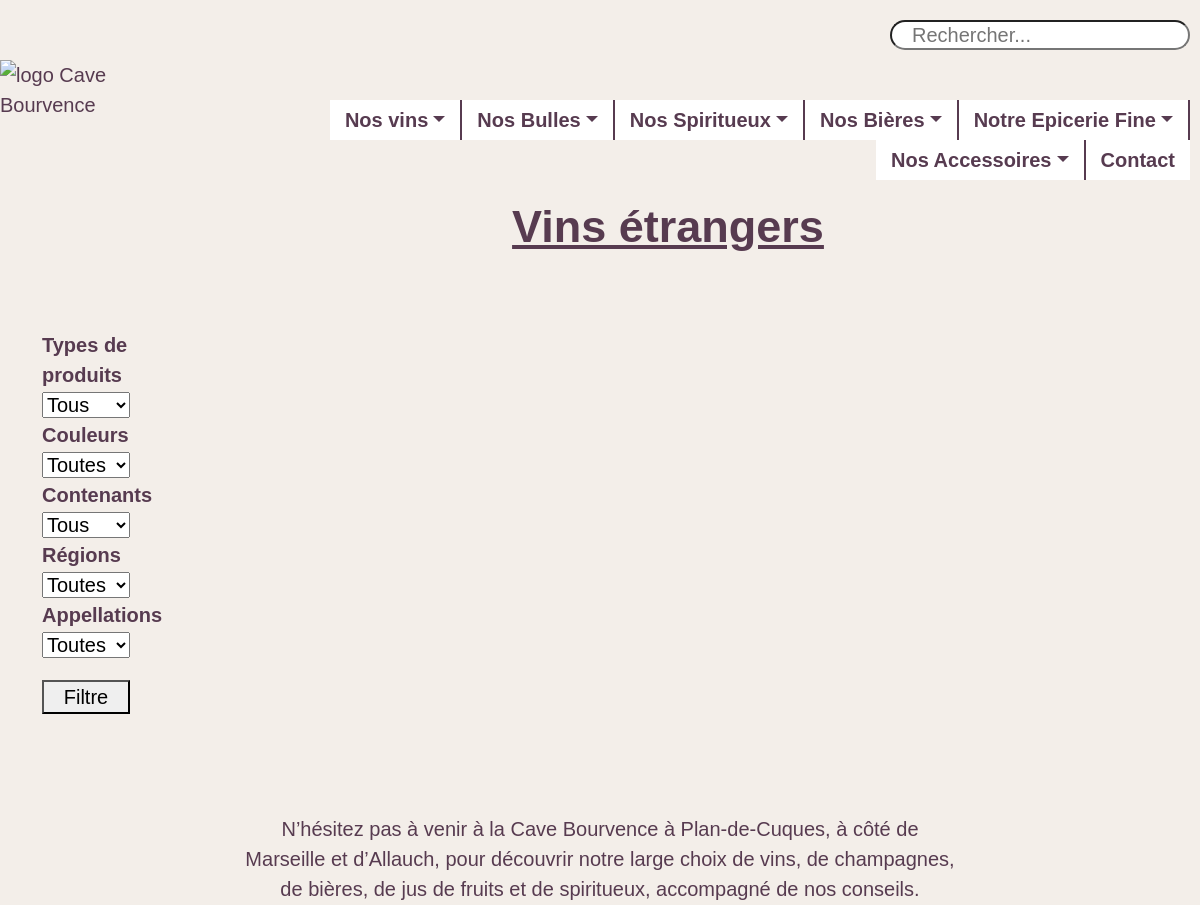
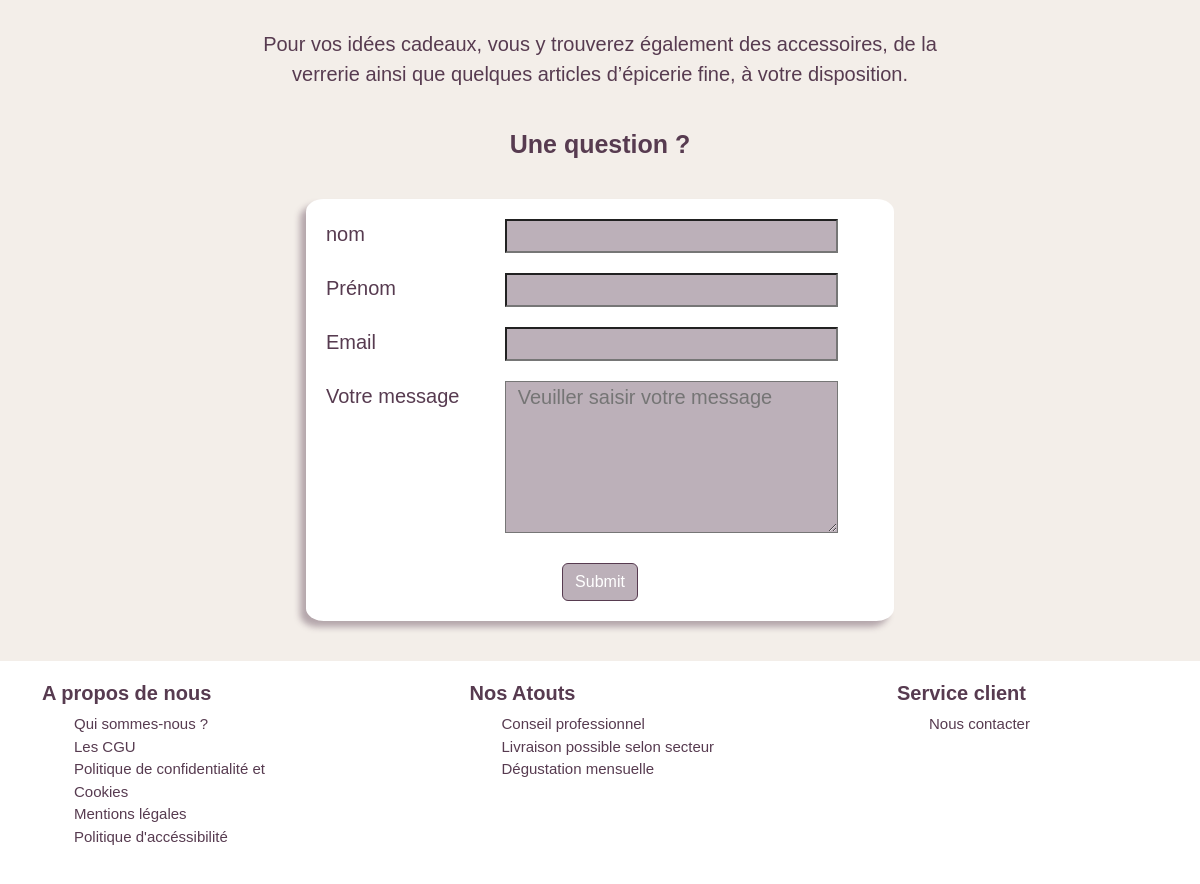
/views/strangers.php, run on the app's committed database (2 pictures, top to bottom).
### tables this page shows
CREATE TABLE IF NOT EXISTS `families` (
  `family_id` INT(11) NOT NULL AUTO_INCREMENT,
  `family_name` VARCHAR(45) NOT NULL,
  PRIMARY KEY (`family_id`));

### class/ProductManager.php (called while the page is built, shortened)
<?php
class ProductManager {
	private $_db;
	public function setDb(PDO $dbh) {
		$this->_db = $dbh;
	}
	public function getFamily($family_id = "") {
		if(empty($family_id)) {
			$sql = "SELECT family_id, family_name FROM families ORDER BY family_id ASC";
			$stmt = $this->_db->prepare($sql);
		} elseif (is_int($family_id)) {
			$sql = 'SELECT P.family_id, family_name FROM families F WHERE P.family_id = F.family_id GROUP BY family_id ORDER BY family_name ASC';
			$stmt = $this->_db->prepare($sql);
			$stmt->bindparam(':family_id', $family_id);
		}
		$stmt->execute();
		while ($row = $stmt->fetch(PDO::FETCH_ASSOC)) {
			$result[] = $row;
		}
		return $result;
	}
}

### process/process_cookie.php (called while the page is built, shortened)
<?php
$stats = new StatManager($db);
if(isset($_COOKIE['visite'])) {
	$cookie_value = $_COOKIE['visite'];
	$cookie_values = unserialize($cookie_value);
	$web_user_id = $cookie_values->getWeb_user_id('web_user_id');
	$web_user_visit = $cookie_values->getWeb_user_visit('web_user_visit');
	$web_user_visit = $cookie_values->setWeb_user_visit($web_user_visit+1);
	$stat_data = serialize($cookie_values);
	$stat_data = unserialize($stat_data);
	$stats->updateStat($stat_data);
} else {
	$web_user_id = uniqid();
	$nombre_visite = 1;
	$user_stat['web_user_id'] = $web_user_id;
	$user_stat['web_user_visit'] = $nombre_visite;
	$stat_data = serialize($user_stat);
	$stat_data = new Stat($user_stat);
}
$result = serialize($stat_data);
?>

### views/filter.php (the view, shortened to what this page needs)
<form class="col-lg-6 col-md-12" method="POST" action="/bourvence/process/process_filter.php">
    <label class="col-12" for="family">Types de produits</label>
    <select class="col-12" name="family" id="family">
        <option value="">Tous</option>
    </select>
    <label class="col-12" for="color">Couleurs</label>
    <select class="col-12" name="color" id="color">
        <option value="">Toutes</option>
    </select>
    <label class="col-12" for="cont">Contenants</label>
    <select class="col-12" name="cont" id="cont">
        <option value="">Tous</option>
    </select>
    <label class="col-12" for="region">Régions</label>
    <select class="col-12" name="region" id="region">
        <option value="">Toutes</option>
    </select>
    <label class="col-12" for="appell">Appellations</label>
    <select class="col-12" name="appell" id="appell">
        <option value="">Toutes</option>
    </select>
    <button class="btn-filter col-sm-12" type="submit" name="submitFilter">Filtre</button>
</form>

### views/nav.php (shortened to what this page needs)
<?php
$products = new ProductManager($db);
$families = $products->getFamily();
?>
<header id="container-fluid">
	<nav class="navbar navbar-expand-lg">
		<div id="logo">
			<a href="/bourvence/index.php"><img class="logo" src="/bourvence/img/logo_bourvence.png" alt="logo Cave Bourvence" height="130" width="280"></a>
		</div>
		<div class="collapse navbar-collapse flex-column" id="navbarSupportedContent">
			<form action="/bourvence/process/process_search.php" method="POST" class="search" id="searchForm">
				<input type="search" id="search" name="q" placeholder="Rechercher...">
			</form>
			<ul class="navbar-nav justify-content-end flex-wrap">
				<li class="nav-item dropdown">
					<a class="nav-link dropdown-toggle" href="#" id="navbarDropdown" role="button" data-bs-toggle="dropdown" aria-expanded="false">Nos vins</a>
				</li>
				<li class="nav-item dropdown">
					<a class="nav-link dropdown-toggle" href="#" id="navbarDropdown" role="button" data-bs-toggle="dropdown" aria-expanded="false">Nos Bulles</a>
				</li>
				<li class="nav-item dropdown">
					<?php foreach($families as $family_id => $family): ?>
						<?php if(strpos($family['family_name'],"Spiritueux") !== false): ?>
							<a class="nav-link dropdown-toggle" href="#" id="navbarDropdown <?= $family['family_id'] ?>" role="button" data-bs-toggle="dropdown" aria-expanded="false">Nos <?= $family['family_name'] ?></a>
						<?php endif ?>
					<?php endforeach ?>
				</li>
				<li class="nav-item dropdown">
					<?php foreach($families as $family_id => $family): ?>
						<?php if(strpos($family['family_name'],"Bières") !== false): ?>
							<a class="nav-link dropdown-toggle" href="#" id="navbarDropdown <?= $family['family_id']?>" role="button" data-bs-toggle="dropdown" aria-expanded="false">Nos <?= $family['family_name']?></a>
						<?php endif ?>
					<?php endforeach ?>
				</li>
				<li class="nav-item dropdown">
					<?php foreach($families as $family_id => $family): ?>
						<?php if(strpos($family['family_name'],"Alimentation") !== false): ?>
							<a class="nav-link dropdown-toggle" href="#" id="navbarDropdown <?= $family['family_id'] ?>" role="button" data-bs-toggle="dropdown" aria-expanded="false">Notre Epicerie Fine</a>
						<?php endif ?>
					<?php endforeach ?>
				</li>
				<li class="nav-item dropdown">
					<?php foreach($families as $family_id => $family): ?>
						<?php if(strpos($family['family_name'],"Accessoires") !== false): ?>
							<a class="nav-link dropdown-toggle" href="#" id="navbarDropdown <?= $family['family_id'] ?>" role="button" data-bs-toggle="dropdown" aria-expanded="false">Nos <?= $family['family_name'] ?></a>
						<?php endif ?>
					<?php endforeach ?>
				</li>
				<li class="nav-item">
					<a class="nav-link" href="/bourvence/views/contact.php">Contact</a>
				</li>
			</ul>
		</div>
	</nav>
</header>

### css/style.css (style rules this page uses)
* { margin: 0; padding: 0; }
body { color: #573B50 !important; background-color: #F3EEE9 !important; font-family: source sans pro, sans-serif !important; margin: auto !important; font-size: 20px !important; }
.navbar { padding: 0 !important; }
.navbar-nav { margin: 20px 40px 30px 20px; }
a { color: #573B50 !important; text-decoration: none !important; }
li { list-style: none; }
.nav-item { border-right: solid 2px #573B50 !important; color: #573B50 !important; background-color: #FFFFFF; font-weight: bold; }
.nav-item:last-child { border-right: none !important; }
.nav-link { padding: 5px 15px !important; }
.search, .navbar-nav { width: 100%; }
form.search { text-align: right; margin: 20px 20px 30px 0; margin-bottom: 30px ; }
#search { border-radius: 20px; padding: 10px 0 10px 20px; width: 300px; height: 30px; background-color: #FFFFFF; }

### data on the page
families: family_name "Spiritueux"
families: family_name "Bières"
families: family_name "Accessoires"
